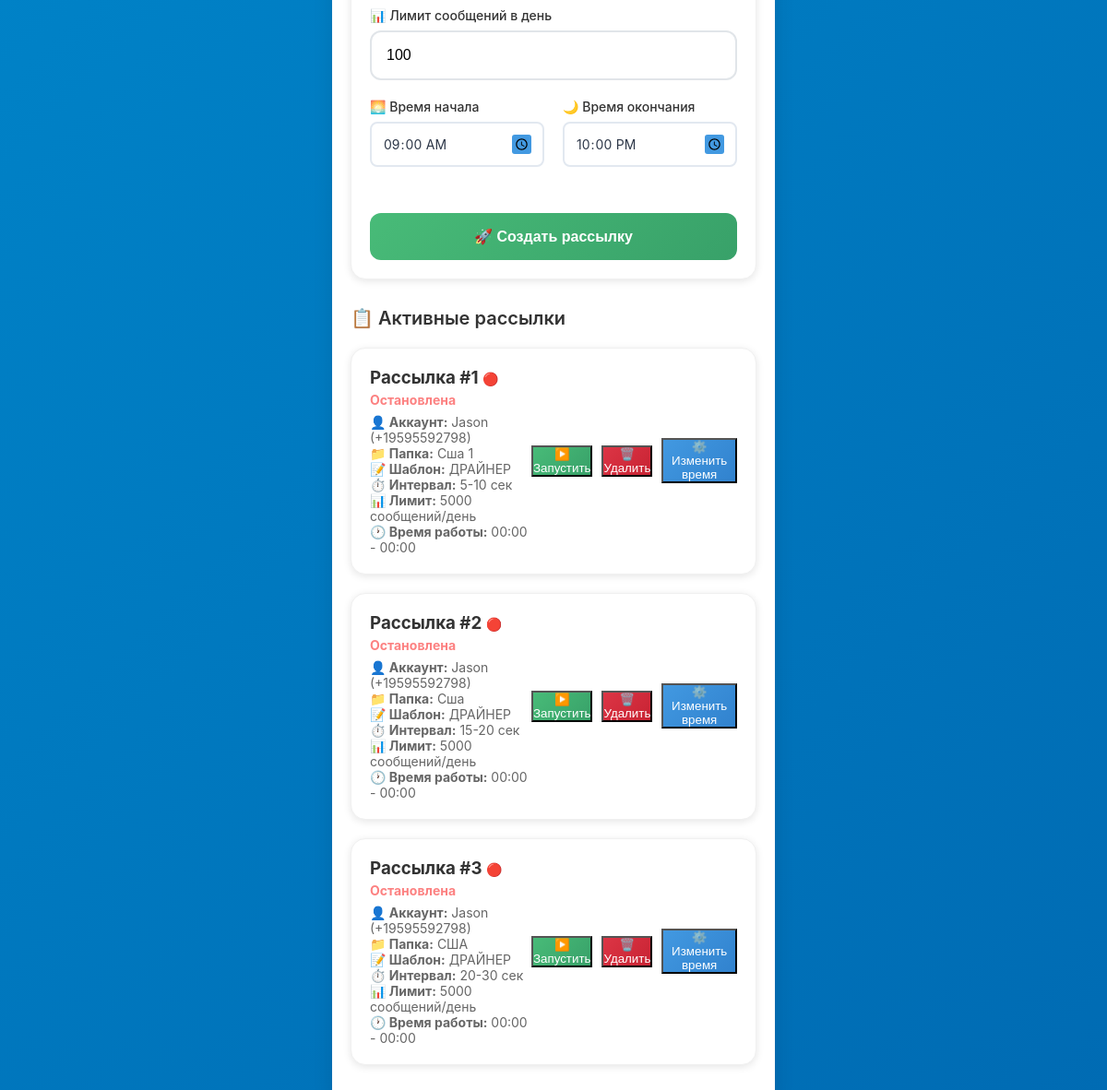
The page /launch (signed in, lower part) on the database as committed earlier.
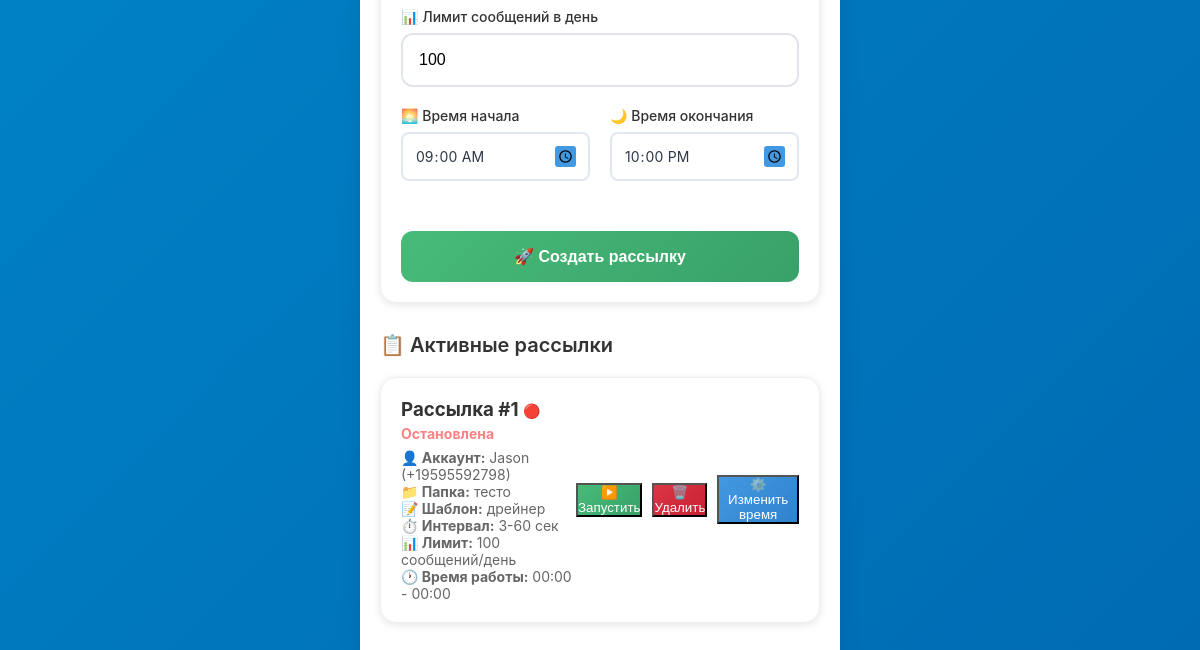
The same page on the database as committed later.
### app/db.py (models this page shows)
class Job(SQLModel, table=True):
    id: Optional[int] = Field(default=None, primary_key=True)
    account_id: int = Field(foreign_key="account.id")
    folder_id: int = Field(foreign_key="folder.id")
    template_id: int = Field(foreign_key="messagetemplate.id")
    min_interval: int = 20               # минимальная пауза (сек)
    max_interval: int = 60               # максимальная пауза (сек)
    daily_limit: int = 100               # сообщений в сутки
    active_from: time = time(9, 0, 0)    # начало активности
    active_to: time = time(22, 0, 0)     # конец активности
    is_running: bool = False             # активна ли задача
    created_at: datetime = Field(default_factory=datetime.utcnow)
    account: Account = Relationship(back_populates="jobs")
    template: MessageTemplate = Relationship(back_populates="jobs")
    folder: Folder = Relationship(back_populates="jobs")

class Account(SQLModel, table=True):
    id: Optional[int] = Field(default=None, primary_key=True)
    title: str                           # название аккаунта (для админа)
    phone: str                           # номер телефона аккаунта
    api_id: int                          # API ID из my.telegram.org
    api_hash: str                        # API Hash из my.telegram.org
    session_string: str                  # строка сессии (будет зашифрована)
    proxy_url: Optional[str] = None      # прокси (если нужен)
    is_active: bool = False              # статус подключения
    created_at: datetime = Field(default_factory=datetime.utcnow)
    jobs: List["Job"] = Relationship(back_populates="account")
    logs: List["Log"] = Relationship(back_populates="account")

class Folder(SQLModel, table=True):
    id: Optional[int] = Field(default=None, primary_key=True)
    account_id: int = Field(foreign_key="account.id")
    title: str                           # название папки
    chats_json: str                      # JSON-массив с ID чатов
    created_at: datetime = Field(default_factory=datetime.utcnow)
    jobs: List["Job"] = Relationship(back_populates="folder")

class MessageTemplate(SQLModel, table=True):
    id: Optional[int] = Field(default=None, primary_key=True)
    title: str
    variants_json: str                   # JSON-массив с вариантами сообщений
    media_path: Optional[str] = None     # путь к файлу (если есть медиа)
    created_at: datetime = Field(default_factory=datetime.utcnow)
    jobs: List["Job"] = Relationship(back_populates="template")

### app/routers.py (the view)
@router.get("/launch", response_class=HTMLResponse)
def list_jobs(request: Request, session: Session = Depends(get_session), auth: bool = Depends(check_auth)):
    jobs = session.exec(select(Job)).all()
    accounts = session.exec(select(Account)).all()
    folders = session.exec(select(Folder)).all()
    templates_list = session.exec(select(MessageTemplate)).all()
    return templates.TemplateResponse(
        "launch.html",
        {
            "request": request,
            "jobs": jobs,
            "accounts": accounts,
            "folders": folders,
            "templates_list": templates_list,
        },
    )

### app/templates/launch.html (shortened to what this page needs)
{% extends "base.html" %}
{% block content %}
<div class="content">
    <form method="post" action="/launch/create" id="jobForm" class="card" style="margin-bottom: 30px;">
        <div class="form-group">
            <label class="form-label">📊 Лимит сообщений в день</label>
            <input type="number" name="daily_limit" class="form-input" value="100" min="1" required>
        </div>
        <div style="display: grid; grid-template-columns: 1fr 1fr; gap: 20px; margin-bottom: 20px;">
            <div class="form-group">
                <label class="form-label">🌅 Время начала</label>
                <input type="time" name="active_from" class="form-input" value="09:00" required>
            </div>
            <div class="form-group">
                <label class="form-label">🌙 Время окончания</label>
                <input type="time" name="active_to" class="form-input" value="22:00" required>
            </div>
        </div>
        <button type="submit" class="btn" style="background: linear-gradient(135deg, #48bb78 0%, #38a169 100%); width: 100%;">
            🚀 Создать рассылку
        </button>
    </form>
    <div class="page-title">📋 Активные рассылки</div>
    {% if jobs %}
    {% for job in jobs %}
    <div class="card" style="margin-bottom: 20px;">
        <div style="display: flex; justify-content: space-between; align-items: center;">
            <div>
                <h3 style="margin: 0; color: #333;">
                    Рассылка #{{ job.id }}
                    {% if job.is_running %}
                    <span style="color: #48bb78; font-size: 14px;">🟢 Активна</span>
                    {% else %}
                    <span style="color: #fc8181; font-size: 14px;">🔴 Остановлена</span>
                    {% endif %}
                </h3>
                <div style="color: #666; font-size: 14px; margin-top: 5px;">
                    <p><strong>👤 Аккаунт:</strong> {{ job.account.title }} ({{ job.account.phone }})</p>
                    <p><strong>📁 Папка:</strong> {{ job.folder.title }}</p>
                    <p><strong>📝 Шаблон:</strong> {{ job.template.title }}</p>
                    <p><strong>⏱️ Интервал:</strong> {{ job.min_interval }}-{{ job.max_interval }} сек</p>
                    <p><strong>📊 Лимит:</strong> {{ job.daily_limit }} сообщений/день</p>
                    <p><strong>🕐 Время работы:</strong> {{ job.active_from.strftime('%H:%M') }} - {{ job.active_to.strftime('%H:%M') }}</p>
                </div>
            </div>
            <div style="display: flex; gap: 10px; align-items: center;">
                {% if job.is_running %}
                <form method="post" action="/launch/stop/{{ job.id }}" style="display: inline;">
                    <button type="submit" class="btn-sm" style="background: linear-gradient(135deg, #fc8181 0%, #f56565 100%); color: white;">
                        ⏹️ Остановить
                    </button>
                </form>
                {% else %}
                <form method="post" action="/launch/start/{{ job.id }}" style="display: inline;">
                    <button type="submit" class="btn-sm" style="background: linear-gradient(135deg, #48bb78 0%, #38a169 100%); color: white;">
                        ▶️ Запустить
                    </button>
                </form>
                {% endif %}
                <form method="post" action="/launch/delete/{{ job.id }}" style="display: inline;"
                      onsubmit="return confirm('Удалить рассылку #{{ job.id }}?')">
                    <button type="submit" class="btn-sm" style="background: linear-gradient(135deg, #dc3545 0%, #c82333 100%); color: white;">
                        🗑️ Удалить
                    </button>
                </form>
                <button onclick="editJob({{ job.id }}, '{{ job.active_from.strftime('%H:%M') }}', '{{ job.active_to.strftime('%H:%M') }}', {{ job.min_interval }}, {{ job.max_interval }}, {{ job.daily_limit }})"
                        class="btn-sm" style="background: linear-gradient(135deg, #4299e1 0%, #3182ce 100%); color: white;">
                    ⚙️ Изменить время
                </button>
            </div>
        </div>
    </div>
    {% endfor %}
    {% else %}
    <div style="text-align: center; color: #666; padding: 40px 20px;">
        <div style="font-size: 48px; margin-bottom: 16px;">🚀</div>
        <p>Нет созданных рассылок</p>
        <p style="font-size: 14px; margin-top: 8px;">Создайте первую рассылку выше</p>
    </div>
    {% endif %}
</div>
{% endblock %}

### app/templates/base.html (shortened to what this page needs)
<!DOCTYPE html>
<html lang="ru">
<head>
</head>
<body>
    <div class="container">
        {% block content %}{% endblock %}
    </div>
</body>
</html>

### app/templates/base.html (style rules this page uses)
* { margin: 0; padding: 0; box-sizing: border-box; -webkit-tap-highlight-color: transparent; }
body { font-family: -apple-system, BlinkMacSystemFont, 'Segoe UI', Roboto, 'Helvetica Neue', Arial, sans-serif; background: linear-gradient(135deg, #0088cc 0%, #006bb3 100%); min-height: 100vh; color: #333; overflow-x: hidden; }
.container { max-width: 480px; margin: 0 auto; min-height: 100vh; background: #fff; position: relative; box-shadow: 0 0 20px rgba(0,0,0,0.1); }
.content { padding: 20px; min-height: calc(100vh - 200px); }
.page-title { font-size: 20px; font-weight: 600; color: #333; margin-bottom: 20px; display: flex; align-items: center; gap: 8px; }
.form-group { margin-bottom: 20px; }
.form-label { display: block; font-weight: 500; color: #333; margin-bottom: 8px; font-size: 14px; }
.form-input { width: 100%; padding: 16px; border: 2px solid #e1e5e9; border-radius: 12px; font-size: 16px; transition: all 0.3s ease; background: #fff; }
.btn { width: 100%; padding: 16px; background: linear-gradient(135deg, #0088cc 0%, #006bb3 100%); color: white; border: none; border-radius: 12px; font-size: 16px; font-weight: 600; cursor: pointer; transition: all 0.3s ease; margin-top: 10px; }
.card { background: #fff; border-radius: 16px; padding: 20px; margin-bottom: 16px; box-shadow: 0 2px 8px rgba(0,0,0,0.1); border: 1px solid #f0f0f0; }

### app/templates/launch.html (style rules this page uses)
input[type="time"] { -webkit-appearance: none; -moz-appearance: textfield; appearance: none; background: white; border: 2px solid #e2e8f0; border-radius: 8px; padding: 12px; font-size: 14px; font-family: inherit; color: #2d3748; cursor: pointer; }

Rows that differ between the two databases and show on the page:
removed Job: id "2", is_running "🔴 Остановлена", account "Jason", account.phone "+19595592798", folder "Сша", template "ДРАЙНЕР", min_interval "15", max_interval "20", daily_limit "5000", active_from "00:00", active_to "00:00"
removed Job: id "3", is_running "🔴 Остановлена", account "Jason", account.phone "+19595592798", folder "США", template "ДРАЙНЕР", min_interval "20", max_interval "30", daily_limit "5000", active_from "00:00", active_to "00:00"
changed Job "Jason": folder "Сша 1" → "тесто"; template "ДРАЙНЕР" → "дрейнер"; min_interval "5" → "3"; max_interval "10" → "60"; daily_limit "5000" → "100"
